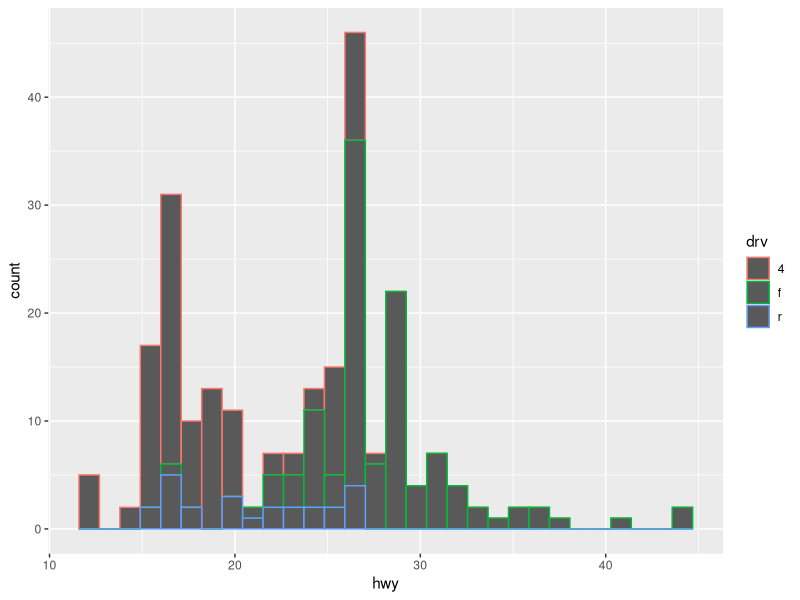
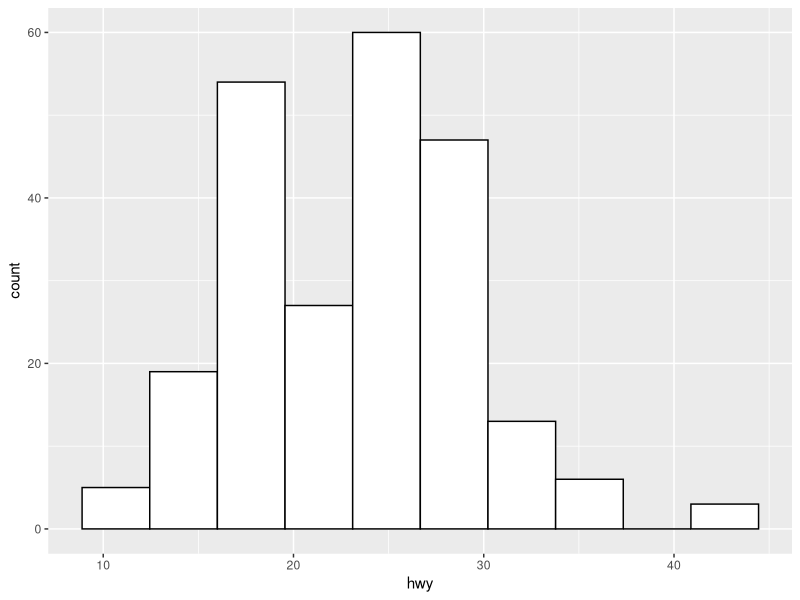

R code for these plots, in order: (Note: this script raises an error after producing the figures.)
## ---- chunk 1
knitr::opts_chunk$set(echo = TRUE)
# options(repos = c(CRAN = "https://cloud.r-project.org/")) only need this if installing packages 
## ---- chunk 2
library(ggplot2)
library(dplyr)
# ctrl alt I is insert code chunk
# message = FALSE inside the {r} will get rid of the messages that library(tidyverse) generates
## ---- chunk 3
data(mpg, package = "ggplot2")
glimpse(mpg)
## ---- chunk 4
#continuous
ggplot(data = mpg, mapping = aes(x = hwy, color = drv)) +
  geom_histogram()

ggplot(data = mpg, mapping = aes(x = hwy)) +
  geom_histogram(bins = 10, color = "black", fill = "white")
## ---- chunk 5
estate <- read_csv(file = "./week_1/estate.csv")
## ---- chunk 6
ggplot(estate, mapping = aes(x = price)) +
  geom_histogram(bins = 20, color = "black", fill = "red")
## ---- chunk 7
# discrete
ggplot(data = mpg, mapping = aes(x = drv)) +
  geom_bar()
## ---- chunk 8
ggplot(estate, mapping = aes(x = bed)) +
  geom_bar()
## ---- chunk 9
ggplot(estate, mapping = aes(x = bath)) +
  geom_bar()
## ---- chunk 10
ggplot(estate, mapping = aes(x = garage)) +
  geom_bar()
## ---- chunk 11
# continuous x and y
ggplot(data = mpg, mapping = aes(x = cty, y = hwy)) +
  geom_point() # this shows overlapping points; adjust with jitter

ggplot(data = mpg, mapping = aes(x = cty, y = hwy)) +
  geom_jitter() # adjusted for overlap

ggplot(data = mpg, mapping = aes(x = cty, y = hwy)) +
  geom_point() +
  geom_smooth(se = FALSE)
## ---- chunk 12
ggplot(estate, mapping = aes(x = bed, y = bath)) +
  geom_jitter()
## ---- chunk 13
# discrete X, continuous Y
ggplot(data = mpg, mapping = aes(x = class, y = hwy)) +
  geom_boxplot()
## ---- chunk 14
estate <- estate %>% 
  mutate(style = as.factor(style))
## ---- chunk 15
ggplot(estate, mapping = aes(x = style, y = price)) +
  geom_boxplot()
## ---- chunk 16
ggplot(data = mpg, mapping = aes(x = cty, y = hwy, color = drv)) +
  geom_jitter()
## ---- chunk 17
ggplot(estate, mapping = aes(x = ac, y = price, color = pool)) +
  geom_boxplot()
## ---- chunk 18
ggplot(data = mpg, mapping = aes(x = cty, y = hwy, color = drv)) +
  geom_jitter() +
  scale_color_discrete(name = "New Name1")
## ---- chunk 19
ggplot(data = mpg, mapping = aes(x = cty, y = hwy, shape = drv)) +
  geom_jitter() +
  scale_shape_discrete(name = "New Name2")
## ---- chunk 20
ggplot(data = mpg, mapping = aes(x = cty, y = hwy)) +
  geom_point() +
  facet_grid(. ~ drv)
## ---- chunk 21
ggplot(data = mpg, mapping = aes(x = cty, y = hwy)) +
  geom_point() +
  facet_grid(drv ~ .)
## ---- chunk 22
ggplot(data = mpg, mapping = aes(x = cty, y = hwy)) +
  geom_point() +
  facet_grid(fl ~ drv)
## ---- chunk 23
ggplot(estate, mapping = aes(x = price, y = area, color = pool)) +
  geom_point() +
  facet_grid(~ ac)
## ---- chunk 24
ggplot(data = mpg, mapping = aes(x = cty, y = hwy)) +
  geom_point() + 
  theme_classic()
